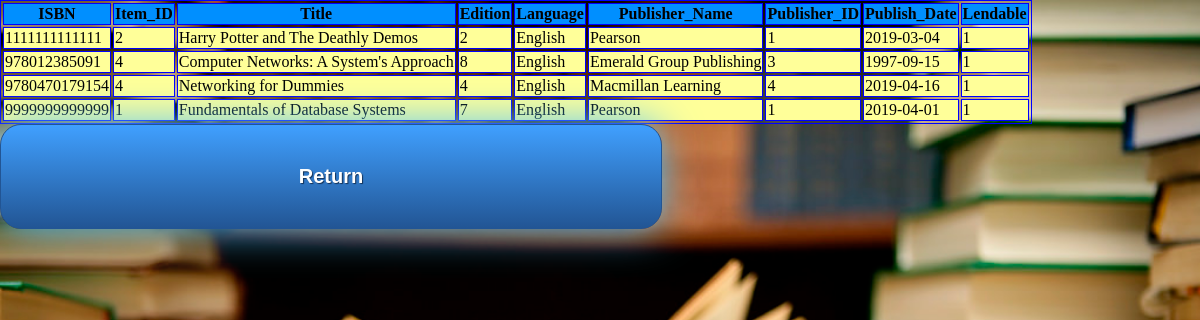
The page /memViewBooks.php on the database as committed earlier.
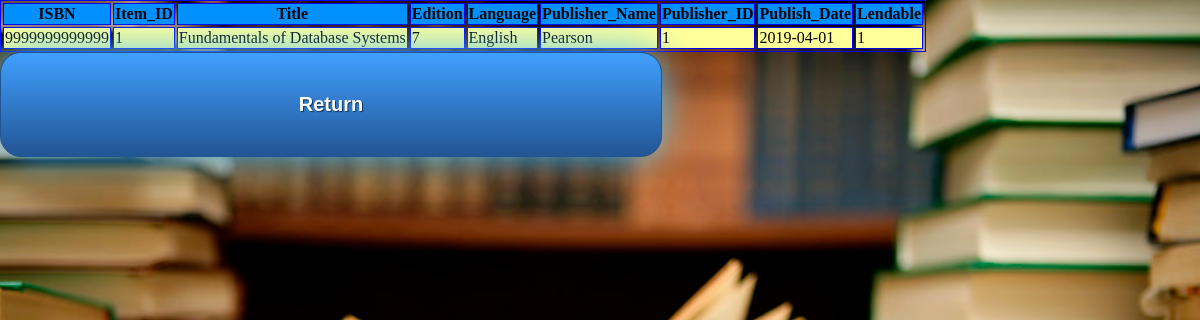
The same page on the database as committed later.
### tables this page shows
CREATE TABLE `book` (
  `ISBN` varchar(13) NOT NULL,
  `Item_ID` varchar(11) NOT NULL,
  `Title` varchar(100) NOT NULL,
  `Edition` tinyint(4) NOT NULL,
  `Language` varchar(25) NOT NULL,
  `Publisher_Name` varchar(50) NOT NULL,
  `Publisher_ID` int(11) NOT NULL,
  `Publish_Date` date NOT NULL,
  `Lendable` tinyint(1) NOT NULL DEFAULT '1'
);

### memViewBooks.php (the view, shortened to what this page needs)
<html>
	<link rel="stylesheet" type="text/css" href="main.css">
	<body>
		<?php
			$con=mysqli_connect("localhost","root","","lms");
		$result = mysqli_query($con, "SELECT * FROM `book`");
		echo "<table border='1' BORDERCOLOR='#0000FF'>
		<tr style='background-color:#008FFF'>
		<th>ISBN</th>
		<th>Item_ID</th>
		<th>Title</th>
		<th>Edition</th>
		<th>Language</th>
		<th>Publisher_Name</th>
		<th>Publisher_ID</th>
		<th>Publish_Date</th>
		<th>Lendable</th>
		</tr>";
		while($row = mysqli_fetch_array($result)){
			echo '<tr style="background-color:#ffff99">';
			echo "<td>" . $row['ISBN'] . "</td>";
			echo "<td>" . $row['Item_ID'] . "</td>";
			echo "<td>" . $row['Title'] . "</td>";
			echo "<td>" . $row['Edition'] . "</td>";
			echo "<td>" . $row['Language'] . "</td>";
			echo "<td>" . $row['Publisher_Name'] . "</td>";
			echo "<td>" . $row['Publisher_ID'] . "</td>";
			echo "<td>" . $row['Publish_Date'] . "</td>";
			echo "<td>" . $row['Lendable'] . "</td>";
			echo "</tr>";
		}
		echo "</table>";
		?>
		<a class="button" href="member.php">Return</a>
	</body>
</html>

Rows that differ between the two databases and show on the page:
removed book: ISBN "1111111111111", Item_ID "2", Title "Harry Potter and The Deathly Demos", Edition "2", Language "English", Publisher_Name "Pearson", Publisher_ID "1", Publish_Date "2019-03-04", Lendable "1"
removed book: ISBN "978012385091", Item_ID "4", Title "Computer Networks: A System's Approach", Edition "8", Language "English", Publisher_Name "Emerald Group Publishing", Publisher_ID "3", Publish_Date "1997-09-15", Lendable "1"
removed book: ISBN "9780470179154", Item_ID "4", Title "Networking for Dummies", Edition "4", Language "English", Publisher_Name "Macmillan Learning", Publisher_ID "4", Publish_Date "2019-04-16", Lendable "1"
